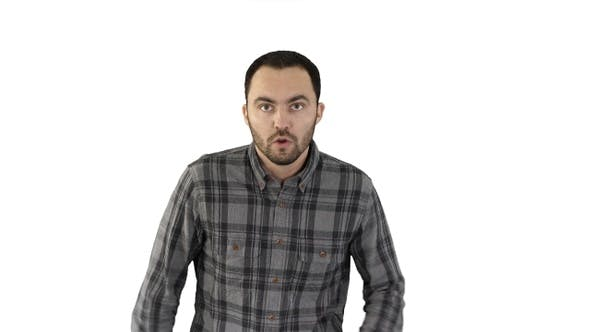
#> input picture 0117/iu2.jpg, 590 x 332 px
$ python chroma.py
#> lines starting #> are read from the running program, lines starting #| are printed output that depends on the picture; after the words box and inside, x2 and y2 are one past the last pixel; in counts of white or black regions, pixels touching at a corner belong together
import cv2
import numpy as np

img = cv2.imread('iu2.jpg', cv2.IMREAD_COLOR)
#> img is the input picture: shape (332, 590, 3); mean B, G, R 213.7, 214.4, 215.7
img_gray = cv2.cvtColor(img, cv2.COLOR_BGR2GRAY)
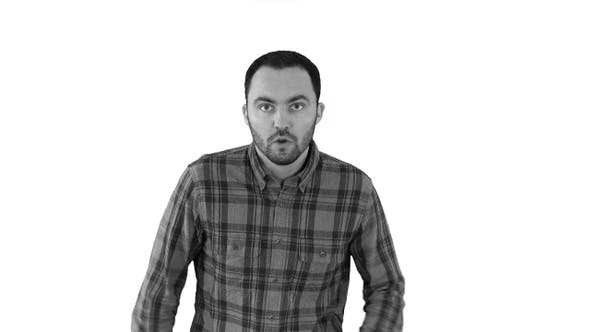
#> img_gray: shape (332, 590); min 0, max 255, mean 214.7
ret, thresh = cv2.threshold(img_gray, 230, 255, 0) #160가 원래는 127
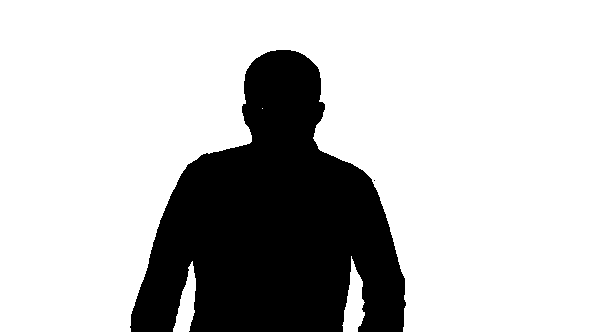
#> thresh: shape (332, 590); 76% white; 2 black regions (1 under 20 px)
contours,hierarchy= cv2.findContours(thresh, cv2.RETR_TREE, cv2.CHAIN_APPROX_SIMPLE)
#> contours = 5 contours, 2 with area under 20; largest, box (x1, y1, x2, y2) and area: (0, 0, 590, 332) 145971, (342, 256, 365, 332) 903, (173, 261, 196, 332) 780
cv2.drawContours(img, contours, -1, (255, 255, 0), 3)
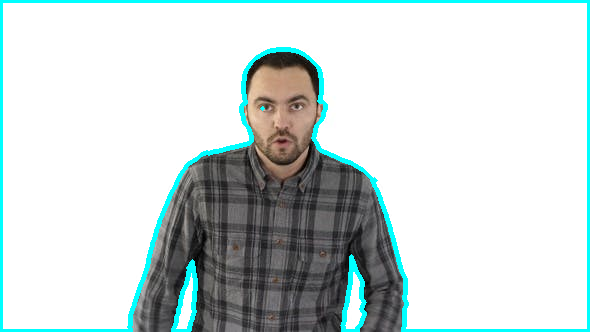
#> img: shape (332, 590, 3); 4.85% of pixels changed, all inside (x1, y1, x2, y2) = (0, 0, 590, 332)

cv2.imshow('iu', img)
cv2.imshow('iu_contours', thresh)
cv2.waitKey(0)

#흰바탕 --> 문제점: 흰색 옷
#동영상 테스트 해보기
